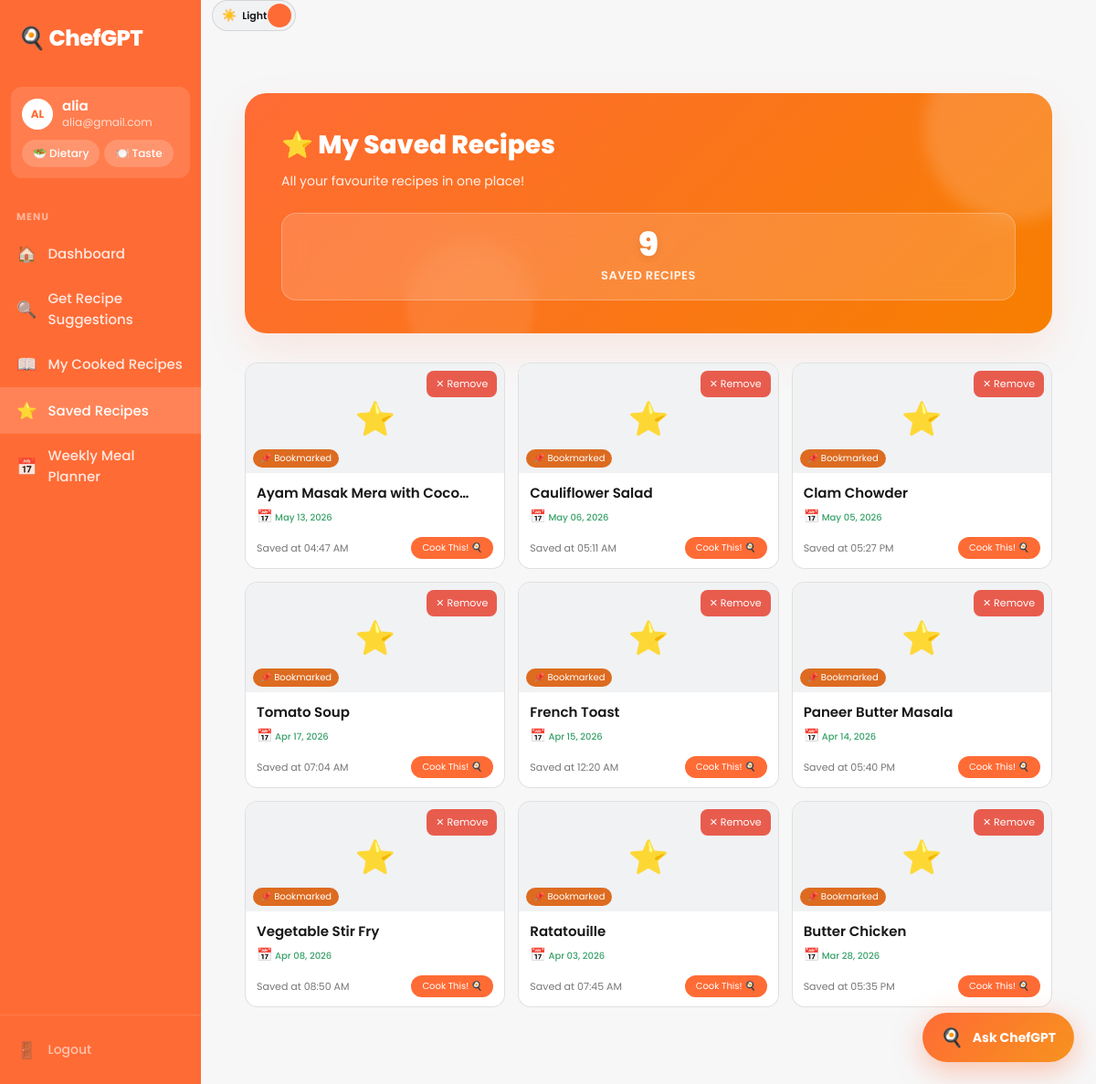
The page /saved-recipes (signed in) on the database its author committed.
### app.py (models this page shows)
class User(UserMixin, db.Model):
    id = db.Column(db.Integer, primary_key=True)
    username = db.Column(db.String(80), unique=True, nullable=False)
    email = db.Column(db.String(120), unique=True, nullable=False)
    password = db.Column(db.String(200), nullable=False)
    created_at = db.Column(db.DateTime, default=datetime.utcnow)
    role = db.Column(db.String(20), nullable=False, default='user')

class SavedRecipe(db.Model):
    __tablename__ = 'saved_recipes'
    id = db.Column(db.Integer, primary_key=True)
    user_id = db.Column(db.Integer, db.ForeignKey('user.id'), nullable=False)
    recipe_id = db.Column(db.Integer, nullable=False)
    recipe_name = db.Column(db.String(200), nullable=False)
    saved_at = db.Column(db.DateTime, default=datetime.utcnow)
    user = db.relationship('User', backref='saved_recipes')

### app.py (the view)
@app.route("/saved-recipes")
@login_required
def saved_recipes():
    saved = SavedRecipe.query.filter_by(user_id=current_user.id)\
        .order_by(SavedRecipe.saved_at.desc()).all()
    return render_template("saved_recipes.html", recipes=saved)

### app.py (called while the page is built)
@login_manager.user_loader
def load_user(user_id):
    return User.query.get(int(user_id))

### templates/saved_recipes.html (shortened to what this page needs)
{% extends "base.html" %}
{% block extra_head %}
    <link rel="stylesheet" href="{{ url_for('static', filename='css/history.css') }}">
{% endblock %}
{% block content %}
    <div class="container">
        <div class="page-header">
            <h2>⭐ My Saved Recipes</h2>
            <p>All your favourite recipes in one place!</p>
            <div class="stats">
                <div class="stat-card">
                    <div class="stat-number">{{ recipes|length }}</div>
                    <div class="stat-label">Saved Recipes</div>
                </div>
            </div>
        </div>
        {% if recipes|length == 0 %}
            <div class="empty-state">
                <div style="font-size: 48px; margin-bottom: 16px;">💾</div>
                <h3>No Saved Recipes Yet</h3>
                <p>Browse recipes and hit Save to bookmark your favourites!</p>
                <a href="{{ url_for('dashboard') }}">Browse Recipes</a>
            </div>
        {% else %}
            <div class="recipe-grid">
            {% for saved in recipes %}
                <div class="recipe-card" onclick="window.location.href='{{ url_for('recipe_detail', recipe_id=saved.recipe_id) }}'" style="position: relative;">
                    <button class="view-btn" style="position: absolute; top: 8px; right: 8px; background: rgba(231, 76, 60, 0.9); color: white; border: none; padding: 6px 10px; font-size: 11px; z-index: 10; border-radius: 8px;" onclick="event.stopPropagation(); unsave({{ saved.recipe_id }}, this)">
                        ✕ Remove
                    </button>
                    <div class="recipe-card-img">
                        <div class="recipe-img-placeholder">⭐</div>
                        <div class="recipe-time-badge" style="background: #DD6B20; color: white;">📌 Bookmarked</div>
                    </div>
                    <div class="recipe-card-body">
                        <div class="recipe-card-name" style="font-size: 15px; padding-right: 20px;">{{ saved.recipe_name }}</div>
                        <div class="recipe-card-meta" style="color: #38A169; font-weight: 500; margin-top: 4px;">
                            <span style="font-size: 14px;">📅</span> {{ saved.saved_at.strftime('%b %d, %Y') }}
                        </div>
                        <div class="recipe-card-footer" style="margin-top: 12px;">
                            <div class="recipe-rating" style="font-size: 11px;">Saved at {{ saved.saved_at.strftime('%I:%M %p') }}</div>
                            <div class="recipe-view-btn" style="background: var(--brand);">Cook This! 🍳</div>
                        </div>
                    </div>
                </div>
            {% endfor %}
            </div>
        {% endif %}
    </div>
{% endblock %}

### templates/base.html (shortened to what this page needs)
<!DOCTYPE html>
<html lang="en">
<head>
    <link rel="stylesheet" href="{{ url_for('static', filename='css/dashboard.css') }}">
    {% block extra_head %}{% endblock %}
</head>
<body>
<div class="dashboard-layout">
  <aside class="sidebar">
    <div class="sidebar-logo">🍳 ChefGPT</div>
    <div class="profile-block">
      <div class="profile-row">
        <div class="avatar">{{ current_user.username[:2].upper() if current_user.is_authenticated else '' }}</div>
        <div>
          <div class="profile-name">{{ current_user.username if current_user.is_authenticated else '' }}</div>
          <div class="profile-email">{{ current_user.email if current_user.is_authenticated else '' }}</div>
        </div>
      </div>
      <div class="profile-pills">
        <button class="pill" onclick="openDietDrawer()">🥗 Dietary</button>
        <button class="pill" onclick="openTasteDrawer()">🍽️ Taste</button>
      </div>
    </div>
    <nav class="sidebar-nav">
      <div class="nav-label">MENU</div>
      <a href="{{ url_for('dashboard') }}" class="nav-item {% if request.endpoint == 'dashboard' %}active{% endif %}">
        <span class="nav-icon">🏠</span> Dashboard</a>
      <a href="{{ url_for('recommend_page') }}" class="nav-item {% if request.endpoint == 'recommend_page' %}active{% endif %}">
        <span class="nav-icon">🔍</span> Get Recipe Suggestions</a>
      <a href="{{ url_for('cooked_history') }}" class="nav-item {% if request.endpoint == 'cooked_history' %}active{% endif %}">
        <span class="nav-icon">📖</span> My Cooked Recipes</a>
      <a href="{{ url_for('saved_recipes') }}" class="nav-item {% if request.endpoint == 'saved_recipes' %}active{% endif %}">
        <span class="nav-icon">⭐</span> Saved Recipes</a>
      <a href="{{ url_for('meal_planner') }}" class="nav-item {% if request.endpoint == 'meal_planner' %}active{% endif %}">
        <span class="nav-icon">📅</span> Weekly Meal Planner</a>
    </nav>
    <div class="sidebar-bottom">
      <a href="{{ url_for('logout') }}" class="nav-item nav-logout">
        <span class="nav-icon">🚪</span> Logout</a>
    </div>
  </aside>
  <main class="main-content">
    <div class="topbar-actions">
      <button class="theme-switch" type="button" onclick="toggleTheme()" aria-label="Toggle theme">
        <span class="theme-switch-icon" id="themeIcon">🌙</span>
        <span class="theme-switch-text" id="themeText">Dark</span>
        <span class="theme-switch-knob"></span>
      </button>
    </div>
    <div class="page-content">
      {% block content %}{% endblock %}
    </div>
  </main>
</div>
{% include 'partials/floating_chat.html' %}
</body>
        {% set diet_options = [('omnivore','🍽️ No Restrictions','Eats everything'),('vegetarian','🥦 Vegetarian','No meat, dairy & eggs ok'),('vegan','🌱 Vegan','No animal products'),('halal','☪️ Halal','No pork & alcohol')] %}
</html>

### static/css/history.css (style rules this page uses)
.container { max-width: 1000px; margin: 20px auto; padding: 0 16px; animation: slideUp 0.4s ease-out forwards; }
.page-header { background: linear-gradient(135deg, var(--brand) 0%, #f77f00 100%); padding: 36px 40px; border-radius: 24px; margin-bottom: 32px; position: relative; overflow: hidden; box-shadow: var(--shadow); color: white; }
.page-header::before { content: ''; position: absolute; top: -60px; right: -60px; width: 200px; height: 200px; background: rgba(255,255,255,0.15); border-radius: 50%; filter: blur(8px); }
.page-header::after { content: ''; position: absolute; bottom: -40px; left: 20%; width: 140px; height: 140px; background: rgba(255,255,255,0.08); border-radius: 50%; filter: blur(4px); }
.page-header h2 { font-size: 28px; font-weight: 800; margin-bottom: 8px; position: relative; z-index: 1; }
.page-header p { color: rgba(255,255,255,0.9); font-size: 14px; position: relative; z-index: 1; }
.stats { display: flex; gap: 16px; margin-top: 24px; position: relative; z-index: 1; }
.stat-card { background: rgba(255,255,255,0.15); backdrop-filter: blur(12px); border: 1px solid rgba(255,255,255,0.25); padding: 16px 24px; border-radius: 16px; flex: 1; text-align: center; transition: all 0.3s cubic-bezier(0.4, 0, 0.2, 1); }
.stat-number { font-size: 36px; font-weight: 900; color: white; line-height: 1; margin-bottom: 6px; text-shadow: 0 2px 10px rgba(0,0,0,0.1); }
.stat-label { color: rgba(255,255,255,0.9); font-size: 13px; font-weight: 600; text-transform: uppercase; letter-spacing: 0.5px; }

### rows shown on the page
User: username "AL", username "alia", email "alia@gmail.com"
SavedRecipe: recipe_name "Ayam Masak Mera with Coco…", saved_at "May 13, 2026", saved_at "04:47 AM"
SavedRecipe: recipe_name "Cauliflower Salad", saved_at "May 06, 2026", saved_at "05:11 AM"
SavedRecipe: recipe_name "Clam Chowder", saved_at "May 05, 2026", saved_at "05:27 PM"
SavedRecipe: recipe_name "Tomato Soup", saved_at "Apr 17, 2026", saved_at "07:04 AM"
SavedRecipe: recipe_name "French Toast", saved_at "Apr 15, 2026", saved_at "12:20 AM"
SavedRecipe: recipe_name "Paneer Butter Masala", saved_at "Apr 14, 2026", saved_at "05:40 PM"
SavedRecipe: recipe_name "Vegetable Stir Fry", saved_at "Apr 08, 2026", saved_at "08:50 AM"
SavedRecipe: recipe_name "Ratatouille", saved_at "Apr 03, 2026", saved_at "07:45 AM"
SavedRecipe: recipe_name "Butter Chicken", saved_at "Mar 28, 2026", saved_at "05:35 PM"

### other values the page prints
{{ recipes|length }} "9"
